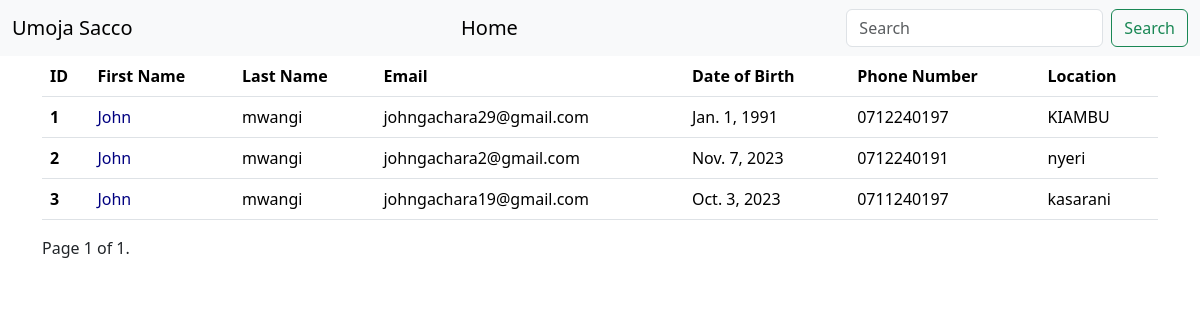
The page /all/ on the database as committed earlier.
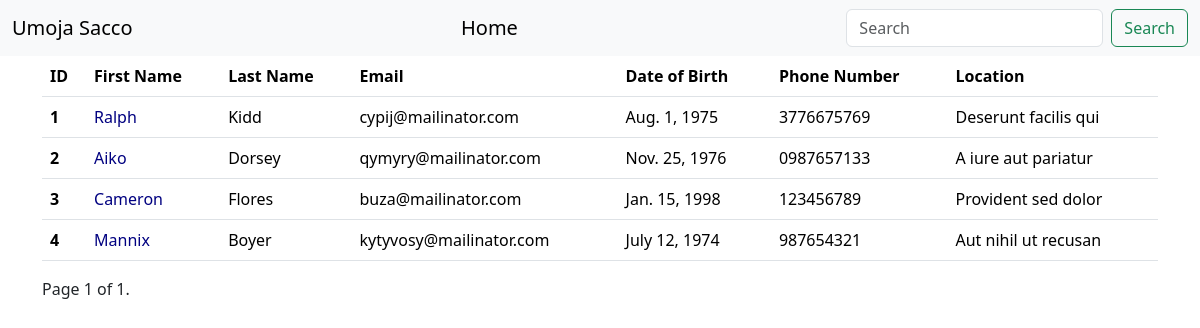
The same page on the database as committed later.
### Formpractise/models.py (models this page shows, shortened)
class Student(models.Model):
    choices = ((False,'Male'),(False,'Female'),(False,'Other'))
    first_name = models.CharField(max_length=20)
    last_name = models.CharField(max_length=20)
    location = models.CharField(max_length=20)
    mothers_name = models.CharField(max_length=20,null=True)
    fathers_name = models.CharField(max_length=20,null=True)
    phone_number = models.CharField(unique=True,max_length=30)
    email_address = models.EmailField(unique=True)
    dateofBirth = models.DateField(null=True)
    application = models.ImageField(upload_to=unique_img,default='applications/default.jpg')
    gender = models.BooleanField(choices=choices,default=False)
    created_at = models.DateTimeField(auto_now_add=True)

### Formpractise/views.py (the view)
# urls.py: path('all/',views.all_students,name='allstudents'),
def all_students(request):
    students = Student.objects.all()
    paginator = Paginator(students,25)
    page_number = request.GET.get("page")
    page_obj = paginator.get_page(page_number)
    return render(request,'allstudents.html',{"page_obj":page_obj})

### templates/allstudents.html (shortened to what this page needs)
{% load humanize %}
<!DOCTYPE html>
<html lang="en">
<head>
    <link href="https://cdn.jsdelivr.net/npm/bootstrap@5.3.2/dist/css/bootstrap.min.css" rel="stylesheet">
</head>
<body>
{% include 'navbar.html' %}
{% include 'alerts.html' %}
<div class="container">
    {% block content %}
    <table class="table">
        <thead>
            <tr>
                <th scope="col">ID</th>
                <th scope="col">First Name</th>
                <th scope="col">Last Name</th>
                <th scope="col">Email</th>
                <th scope="col">Date of Birth</th>
                <th scope="col">Phone Number</th>
                <th scope="col">Location</th>
            </tr>
        </thead>
        <tbody>
            {% for student in page_obj %}
            <tr>
                <th scope="row">{{ student.id }}</th>
                <td><a href="{% url 'student' student.id %}" style="text-decoration: none;color: navy">{{ student.first_name|title }}</a></td>
                <td>{{ student.last_name }}</td>
                <td>{{ student.email_address }}</td>
                <td>{{ student.dateofBirth|date }}</td>
                <td>{{ student.phone_number }}</td>
                <td>{{ student.location }}</td>
            </tr>
            {% endfor %}
        </tbody>
    </table>
        <div class="pagination">
    <span class="step-links">
        <span class="current">
            Page {{ page_obj.number }} of {{ page_obj.paginator.num_pages }}.
        </span>
    </span>
</div>
    {% endblock %}
</div>
</body>
</html>

### templates/navbar.html (shortened to what this page needs)
<!DOCTYPE html>
<html lang="en">
<head>
     <link href="https://cdn.jsdelivr.net/npm/bootstrap@5.3.2/dist/css/bootstrap.min.css" rel="stylesheet">
</head>
<body>
<nav class="navbar navbar-light bg-light">
  <div class="container-fluid">
      <a href="#" class="navbar-brand">Umoja Sacco</a>
    <a href="{% url 'home' %}" class="navbar-brand">Home</a>
    <form class="d-flex" method="get" action="{% url 'search' %}">
      <input class="form-control me-2" name="search" type="search" placeholder="Search" aria-label="Search">
      <button class="btn btn-outline-success" type="submit">Search</button>
    </form>
  </div>
</nav>
</body>
</html>

### templates/alerts.html (shortened to what this page needs)
<head>
   <link href="https://cdn.jsdelivr.net/npm/bootstrap@5.3.2/dist/css/bootstrap.min.css" rel="stylesheet">
</head>

Rows that differ between the two databases and show on the page:
changed Student id 1: first_name "John" → "Ralph"; last_name "mwangi" → "Kidd"; email_address "johngachara29@gmail.com" → "cypij@mailinator.com"; dateofBirth "Jan. 1, 1991" → "Aug. 1, 1975"; phone_number "0712240197" → "3776675769"; location "KIAMBU" → "Deserunt facilis qui"
changed Student id 2: first_name "John" → "Aiko"; last_name "mwangi" → "Dorsey"; email_address "johngachara2@gmail.com" → "qymyry@mailinator.com"; dateofBirth "Nov. 7, 2023" → "Nov. 25, 1976"; phone_number "0712240191" → "0987657133"; location "nyeri" → "A iure aut pariatur"
changed Student id 3: first_name "John" → "Cameron"; last_name "mwangi" → "Flores"; email_address "johngachara19@gmail.com" → "buza@mailinator.com"; dateofBirth "Oct. 3, 2023" → "Jan. 15, 1998"; phone_number "0711240197" → "123456789"; location "kasarani" → "Provident sed dolor"
added Student: id "4", first_name "Mannix", last_name "Boyer", email_address "kytyvosy@mailinator.com", dateofBirth "July 12, 1974", phone_number "987654321", location "Aut nihil ut recusan"
